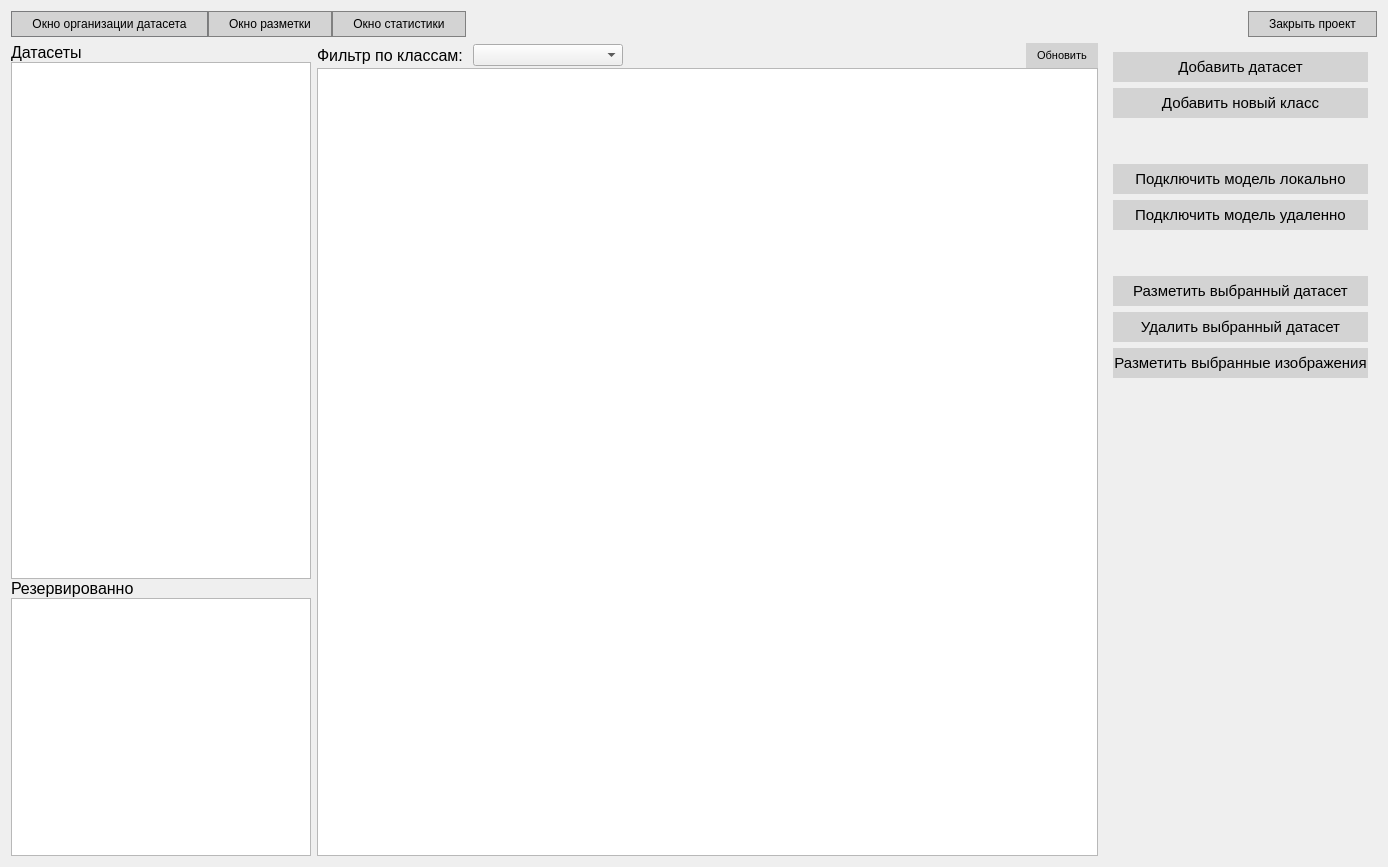
<?xml version="1.0" encoding="UTF-8"?>
<ui version="4.0">
 <class>page_dataset</class>
 <widget class="QWidget" name="page_dataset">
  <property name="geometry">
   <rect>
    <x>0</x>
    <y>0</y>
    <width>1388</width>
    <height>867</height>
   </rect>
  </property>
  <property name="windowTitle">
   <string>Форма для аннотации</string>
  </property>
  <property name="styleSheet">
   <string notr="true">QPushButton {
    background-color: lightgray;
    color: black;            
    border: 1px solid lightgray; 
    padding: 5px 0px;    
}

QPushButton:hover {
    background-color: white;
	border: 1px solid blue;
}

QPushButton:pressed {
	background-color: solid lightblue;
	border: 1px solid black;
}</string>
  </property>
  <layout class="QVBoxLayout" name="page_main_layout">
   <item>
    <layout class="QHBoxLayout" name="horizontalLayout_7">
     <property name="spacing">
      <number>0</number>
     </property>
     <item>
      <widget class="QPushButton" name="button_to_datasets_settings">
       <property name="mouseTracking">
        <bool>true</bool>
       </property>
       <property name="styleSheet">
        <string notr="true">QPushButton {
padding: 5px 20px;
border: 1px solid #7a7b7d;
}

QPushButton:hover {
	border: 1px solid #0048ff;
}</string>
       </property>
       <property name="text">
        <string>Окно организации датасета</string>
       </property>
      </widget>
     </item>
     <item>
      <widget class="QPushButton" name="button_to_annotation_scene">
       <property name="mouseTracking">
        <bool>true</bool>
       </property>
       <property name="tabletTracking">
        <bool>false</bool>
       </property>
       <property name="styleSheet">
        <string notr="true">QPushButton {
padding: 5px 20px;
border: 1px solid gray;
}

QPushButton:hover {
	border: 1px solid #0048ff;
}</string>
       </property>
       <property name="text">
        <string>Окно разметки</string>
       </property>
      </widget>
     </item>
     <item>
      <widget class="QPushButton" name="button_to_statistics">
       <property name="mouseTracking">
        <bool>true</bool>
       </property>
       <property name="styleSheet">
        <string notr="true">QPushButton {
padding: 5px 20px;
border: 1px solid gray;
}

QPushButton:hover {
	border: 1px solid #0048ff;
}</string>
       </property>
       <property name="text">
        <string>Окно статистики</string>
       </property>
      </widget>
     </item>
     <item>
      <spacer name="horizontalSpacer">
       <property name="orientation">
        <enum>Qt::Horizontal</enum>
       </property>
       <property name="sizeHint" stdset="0">
        <size>
         <width>40</width>
         <height>20</height>
        </size>
       </property>
      </spacer>
     </item>
     <item>
      <widget class="QPushButton" name="button_clear_dataset">
       <property name="mouseTracking">
        <bool>true</bool>
       </property>
       <property name="styleSheet">
        <string notr="true">QPushButton {
padding: 5px 20px;
border: 1px solid gray;
}

QPushButton:hover {
	border: 1px solid #0048ff;
}</string>
       </property>
       <property name="text">
        <string>Закрыть проект</string>
       </property>
      </widget>
     </item>
    </layout>
   </item>
   <item>
    <layout class="QHBoxLayout" name="horizontalLayout">
     <property name="leftMargin">
      <number>0</number>
     </property>
     <property name="rightMargin">
      <number>0</number>
     </property>
     <item>
      <widget class="QWidget" name="verticalWidget" native="true">
       <property name="maximumSize">
        <size>
         <width>300</width>
         <height>16777213</height>
        </size>
       </property>
       <layout class="QVBoxLayout" name="verticalLayout_2" stretch="0,2,0,1">
        <property name="spacing">
         <number>0</number>
        </property>
        <property name="leftMargin">
         <number>0</number>
        </property>
        <property name="topMargin">
         <number>0</number>
        </property>
        <property name="rightMargin">
         <number>0</number>
        </property>
        <property name="bottomMargin">
         <number>0</number>
        </property>
        <item>
         <widget class="QLabel" name="label_2">
          <property name="font">
           <font>
            <pointsize>12</pointsize>
           </font>
          </property>
          <property name="text">
           <string>Датасеты</string>
          </property>
         </widget>
        </item>
        <item>
         <widget class="UListDataset" name="list_datasets">
          <property name="maximumSize">
           <size>
            <width>16777215</width>
            <height>16777215</height>
           </size>
          </property>
         </widget>
        </item>
        <item>
         <widget class="QLabel" name="label">
          <property name="font">
           <font>
            <pointsize>12</pointsize>
           </font>
          </property>
          <property name="text">
           <string>Резервированно</string>
          </property>
         </widget>
        </item>
        <item>
         <widget class="QListWidget" name="list_reserved"/>
        </item>
       </layout>
      </widget>
     </item>
     <item>
      <layout class="QVBoxLayout" name="verticalLayout_3">
       <property name="spacing">
        <number>0</number>
       </property>
       <item>
        <layout class="QHBoxLayout" name="horizontalLayout_2">
         <property name="spacing">
          <number>10</number>
         </property>
         <item>
          <widget class="QLabel" name="label_3">
           <property name="font">
            <font>
             <pointsize>12</pointsize>
            </font>
           </property>
           <property name="text">
            <string>Фильтр по классам:</string>
           </property>
          </widget>
         </item>
         <item>
          <widget class="QComboBox" name="combo_class_filter">
           <property name="minimumSize">
            <size>
             <width>150</width>
             <height>0</height>
            </size>
           </property>
          </widget>
         </item>
         <item>
          <spacer name="horizontalSpacer_2">
           <property name="orientation">
            <enum>Qt::Horizontal</enum>
           </property>
           <property name="sizeHint" stdset="0">
            <size>
             <width>40</width>
             <height>20</height>
            </size>
           </property>
          </spacer>
         </item>
         <item>
          <widget class="QPushButton" name="button_refresh">
           <property name="font">
            <font>
             <pointsize>8</pointsize>
            </font>
           </property>
           <property name="styleSheet">
            <string notr="true">QPushButton {
	padding: 5px 10px
}</string>
           </property>
           <property name="text">
            <string>Обновить</string>
           </property>
          </widget>
         </item>
        </layout>
       </item>
       <item>
        <widget class="QGraphicsView" name="view_gallery">
         <property name="minimumSize">
          <size>
           <width>420</width>
           <height>420</height>
          </size>
         </property>
         <property name="horizontalScrollBarPolicy">
          <enum>Qt::ScrollBarAlwaysOff</enum>
         </property>
        </widget>
       </item>
      </layout>
     </item>
     <item>
      <widget class="QWidget" name="verticalWidget" native="true">
       <property name="minimumSize">
        <size>
         <width>260</width>
         <height>0</height>
        </size>
       </property>
       <layout class="QVBoxLayout" name="verticalLayout">
        <item>
         <widget class="QPushButton" name="button_add_dataset">
          <property name="font">
           <font>
            <pointsize>11</pointsize>
           </font>
          </property>
          <property name="text">
           <string>Добавить датасет</string>
          </property>
         </widget>
        </item>
        <item>
         <widget class="QPushButton" name="button_add_class">
          <property name="font">
           <font>
            <pointsize>11</pointsize>
           </font>
          </property>
          <property name="text">
           <string>Добавить новый класс</string>
          </property>
         </widget>
        </item>
        <item>
         <spacer name="verticalSpacer">
          <property name="orientation">
           <enum>Qt::Vertical</enum>
          </property>
          <property name="sizeType">
           <enum>QSizePolicy::Maximum</enum>
          </property>
          <property name="sizeHint" stdset="0">
           <size>
            <width>20</width>
            <height>40</height>
           </size>
          </property>
         </spacer>
        </item>
        <item>
         <widget class="QPushButton" name="button_set_model_local">
          <property name="font">
           <font>
            <pointsize>11</pointsize>
           </font>
          </property>
          <property name="text">
           <string>Подключить модель локально</string>
          </property>
         </widget>
        </item>
        <item>
         <widget class="QPushButton" name="button_set_model_remote">
          <property name="font">
           <font>
            <pointsize>11</pointsize>
           </font>
          </property>
          <property name="text">
           <string>Подключить модель удаленно</string>
          </property>
         </widget>
        </item>
        <item>
         <spacer name="verticalSpacer_2">
          <property name="orientation">
           <enum>Qt::Vertical</enum>
          </property>
          <property name="sizeType">
           <enum>QSizePolicy::Maximum</enum>
          </property>
          <property name="sizeHint" stdset="0">
           <size>
            <width>20</width>
            <height>40</height>
           </size>
          </property>
         </spacer>
        </item>
        <item>
         <widget class="QPushButton" name="button_dataset_to_annotation">
          <property name="font">
           <font>
            <pointsize>11</pointsize>
           </font>
          </property>
          <property name="text">
           <string>Разметить выбранный датасет</string>
          </property>
         </widget>
        </item>
        <item>
         <widget class="QPushButton" name="button_delete_dataset">
          <property name="font">
           <font>
            <pointsize>11</pointsize>
           </font>
          </property>
          <property name="text">
           <string>Удалить выбранный датасет</string>
          </property>
         </widget>
        </item>
        <item>
         <widget class="QPushButton" name="button_selected_to_annotate">
          <property name="font">
           <font>
            <pointsize>11</pointsize>
           </font>
          </property>
          <property name="text">
           <string>Разметить выбранные изображения</string>
          </property>
         </widget>
        </item>
        <item>
         <spacer name="verticalSpacer_3">
          <property name="orientation">
           <enum>Qt::Vertical</enum>
          </property>
          <property name="sizeHint" stdset="0">
           <size>
            <width>20</width>
            <height>40</height>
           </size>
          </property>
         </spacer>
        </item>
       </layout>
      </widget>
     </item>
    </layout>
   </item>
  </layout>
 </widget>
 <customwidgets>
  <customwidget>
   <class>UListDataset</class>
   <extends>QListWidget</extends>
   <header location="global">page_dataset</header>
  </customwidget>
 </customwidgets>
 <resources/>
 <connections/>
</ui>
